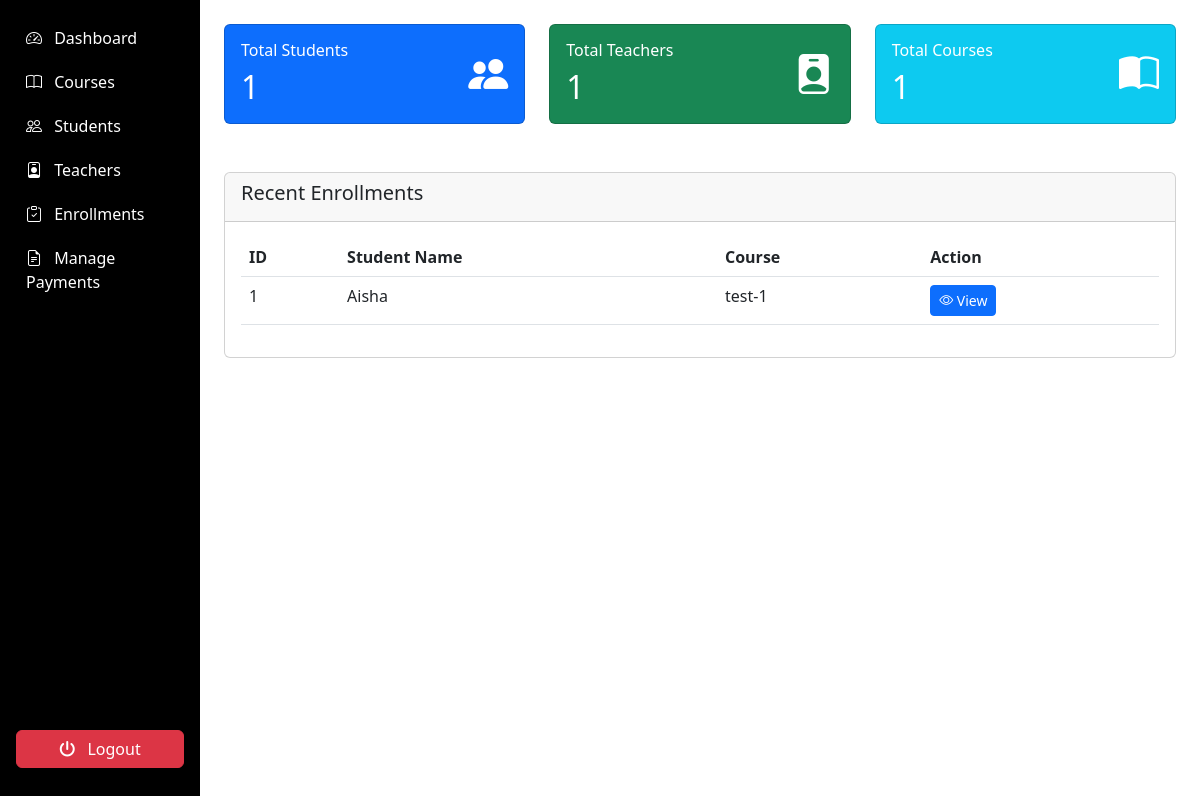
/admin/dashboard.php, run on an earlier commit of the app's database.
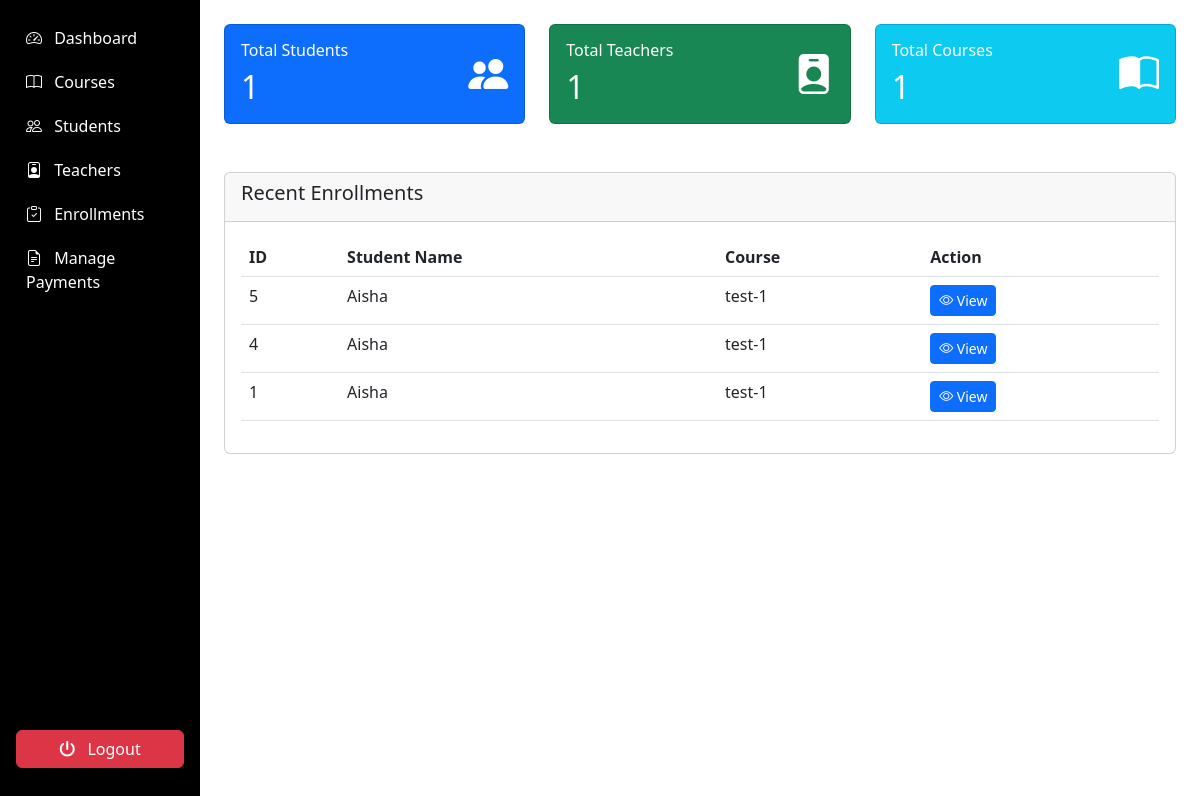
And on a later commit of the database.
### tables this page shows
CREATE TABLE `enrollments` (
  `enrollment_id` int(11) NOT NULL,
  `student_id` int(11) NOT NULL,
  `course_id` int(11) NOT NULL,
  `enrollment_date` timestamp NOT NULL DEFAULT current_timestamp(),
  `completion_status` enum('not_started','in_progress','completed') DEFAULT 'not_started',
  `payment_status` enum('pending','paid','failed') DEFAULT 'pending',
  `transaction_id` varchar(100) DEFAULT NULL
);

CREATE TABLE `students` (
  `student_id` int(11) NOT NULL,
  `user_id` int(11) NOT NULL,
  `full_name` varchar(100) NOT NULL,
  `address` text DEFAULT NULL,
  `contact_number` varchar(20) DEFAULT NULL,
  `parent_name` varchar(100) DEFAULT NULL,
  `parent_contact` varchar(20) DEFAULT NULL,
  `previous_education` text DEFAULT NULL,
  `profile_image` varchar(255) DEFAULT NULL
);

CREATE TABLE `courses` (
  `course_id` int(11) NOT NULL,
  `title` varchar(100) NOT NULL,
  `description` text DEFAULT NULL,
  `image_url` varchar(255) DEFAULT NULL,
  `teacher_id` int(11) DEFAULT NULL,
  `duration` varchar(50) DEFAULT NULL,
  `price` decimal(10,2) DEFAULT NULL,
  `is_featured` tinyint(1) DEFAULT 0,
  `created_at` timestamp NOT NULL DEFAULT current_timestamp(),
  `updated_at` timestamp NOT NULL DEFAULT current_timestamp() ON UPDATE current_timestamp(),
  `is_deleted` tinyint(1) DEFAULT 0,
  `status` enum('draft','ready','started','completed') DEFAULT 'draft'
);

### admin/dashboard.php (the view, shortened to what this page needs)
<?php
require_once '../includes/auth.php';
$totalStudents = $db->query("SELECT COUNT(*) FROM students")->fetchColumn();
$totalTeachers = $db->query("SELECT COUNT(*) FROM teachers")->fetchColumn();
$totalCourses = $db->query("SELECT COUNT(*) FROM courses")->fetchColumn();
$recentEnrollments = $db->query("SELECT e.enrollment_id, s.full_name, c.title
                                FROM enrollments e
                                JOIN students s ON e.student_id = s.student_id
                                JOIN courses c ON e.course_id = c.course_id
                                ORDER BY e.enrollment_date DESC LIMIT 5")->fetchAll();
?>
<div class="container-fluid">
    <div class="row">
        <nav class="col-md-2 d-none d-md-block p-0 bg-dark sidebar" id="sidebar">
            <?php include 'includes/sidebar.php'; ?>
        </nav>
        <main class="col-md-10 col-12 ms-sm-auto px-4">
            <div class="row py-4">
                <div class="col-md-4 mb-4">
                    <div class="card bg-primary text-white">
                        <div class="card-body">
                            <div class="d-flex justify-content-between align-items-center">
                                <div>
                                    <h6 class="card-title">Total Students</h6>
                                    <h2 class="mb-0"><?= $totalStudents ?></h2>
                                </div>
                                <i class="bi bi-people-fill fs-1"></i>
                            </div>
                        </div>
                    </div>
                </div>
                <div class="col-md-4 mb-4">
                    <div class="card bg-success text-white">
                        <div class="card-body">
                            <div class="d-flex justify-content-between align-items-center">
                                <div>
                                    <h6 class="card-title">Total Teachers</h6>
                                    <h2 class="mb-0"><?= $totalTeachers ?></h2>
                                </div>
                                <i class="bi bi-person-badge-fill fs-1"></i>
                            </div>
                        </div>
                    </div>
                </div>
                <div class="col-md-4 mb-4">
                    <div class="card bg-info text-white">
                        <div class="card-body">
                            <div class="d-flex justify-content-between align-items-center">
                                <div>
                                    <h6 class="card-title">Total Courses</h6>
                                    <h2 class="mb-0"><?= $totalCourses ?></h2>
                                </div>
                                <i class="bi bi-book-half fs-1"></i>
                            </div>
                        </div>
                    </div>
                </div>
            </div>
            <div class="card">
                <div class="card-header">
                    <h5 class="card-title">Recent Enrollments</h5>
                </div>
                <div class="card-body">
                    <div class="table-responsive">
                        <table class="table table-hover">
                            <thead>
                                <tr>
                                    <th>ID</th>
                                    <th>Student Name</th>
                                    <th>Course</th>
                                    <th>Action</th>
                                </tr>
                            </thead>
                            <tbody>
                                <?php foreach ($recentEnrollments as $enrollment): ?>
                                    <tr>
                                        <td><?= $enrollment['enrollment_id'] ?></td>
                                        <td><?= htmlspecialchars($enrollment['full_name']) ?></td>
                                        <td><?= htmlspecialchars($enrollment['title']) ?></td>
                                        <td>
                                            <a href="enrollments/view_enrollment.php?id=<?= $enrollment['enrollment_id'] ?>" class="btn btn-sm btn-primary">
                                                <i class="bi bi-eye"></i> View
                                            </a>
                                        </td>
                                    </tr>
                                <?php endforeach; ?>
                            </tbody>
                        </table>
                    </div>
                </div>
            </div>
    </div>
</div>

### admin/includes/sidebar.php (shortened to what this page needs)
<!DOCTYPE html>
<html lang="en">
<head>
  <link href="https://cdn.jsdelivr.net/npm/bootstrap@5.3.0/dist/css/bootstrap.min.css" rel="stylesheet">
  <link rel="stylesheet" href="https://cdn.jsdelivr.net/npm/bootstrap-icons@1.10.0/font/bootstrap-icons.css">
  <link rel="stylesheet" href="https://cdnjs.cloudflare.com/ajax/libs/font-awesome/6.5.0/css/all.min.css" />
</head>
<body>
<div id="sidebar" class="d-flex flex-column p-3 text-white sidebar" style="min-height: 100vh;">
  <ul class="nav flex-column">
    <li class="nav-item">
      <a class="nav-link" href="/admin/dashboard.php">
        <i class="bi bi-speedometer2 me-2"></i> Dashboard
      </a>
    </li>
    <li class="nav-item">
      <a class="nav-link" href="/admin/courses/manage_courses.php">
        <i class="bi bi-book me-2"></i> Courses
      </a>
    </li>
    <li class="nav-item">
      <a class="nav-link" href="/admin/students/manage_students.php">
        <i class="bi bi-people me-2"></i> Students
      </a>
    </li>
    <li class="nav-item">
      <a class="nav-link" href="/admin/teachers/manage_teachers.php">
        <i class="bi bi-person-badge me-2"></i> Teachers
      </a>
    </li>
    <li class="nav-item">
      <a class="nav-link" href="/admin/enrollments/manage_enrollments.php">
        <i class="bi bi-clipboard-check me-2"></i> Enrollments
      </a>
    </li>
    <li class="nav-item">
      <a class="nav-link" href="/admin/payments/manage_payments.php">
        <i class="bi bi-file-earmark-text me-2"></i> Manage Payments
      </a>
    </li>
  </ul>
<div class="mt-auto">
  <form action="/admin/logout.php" method="POST">
    <button type="submit" class="btn btn-danger w-100 mt-3">
      <i class="fas fa-power-off me-2"></i> Logout
    </button>
  </form>
</div>
</div>
</body>
</html>

### admin/includes/sidebar.php (style rules this page uses)
.sidebar { background-color: black; }
.sidebar .nav-link { color: white; padding: 10px 10px; }

What changed in the data, as far as the page shows it:
added enrollments: enrollment_id "5", student.full_name "Aisha", course.title "test-1"
added enrollments: enrollment_id "4", student.full_name "Aisha", course.title "test-1"
